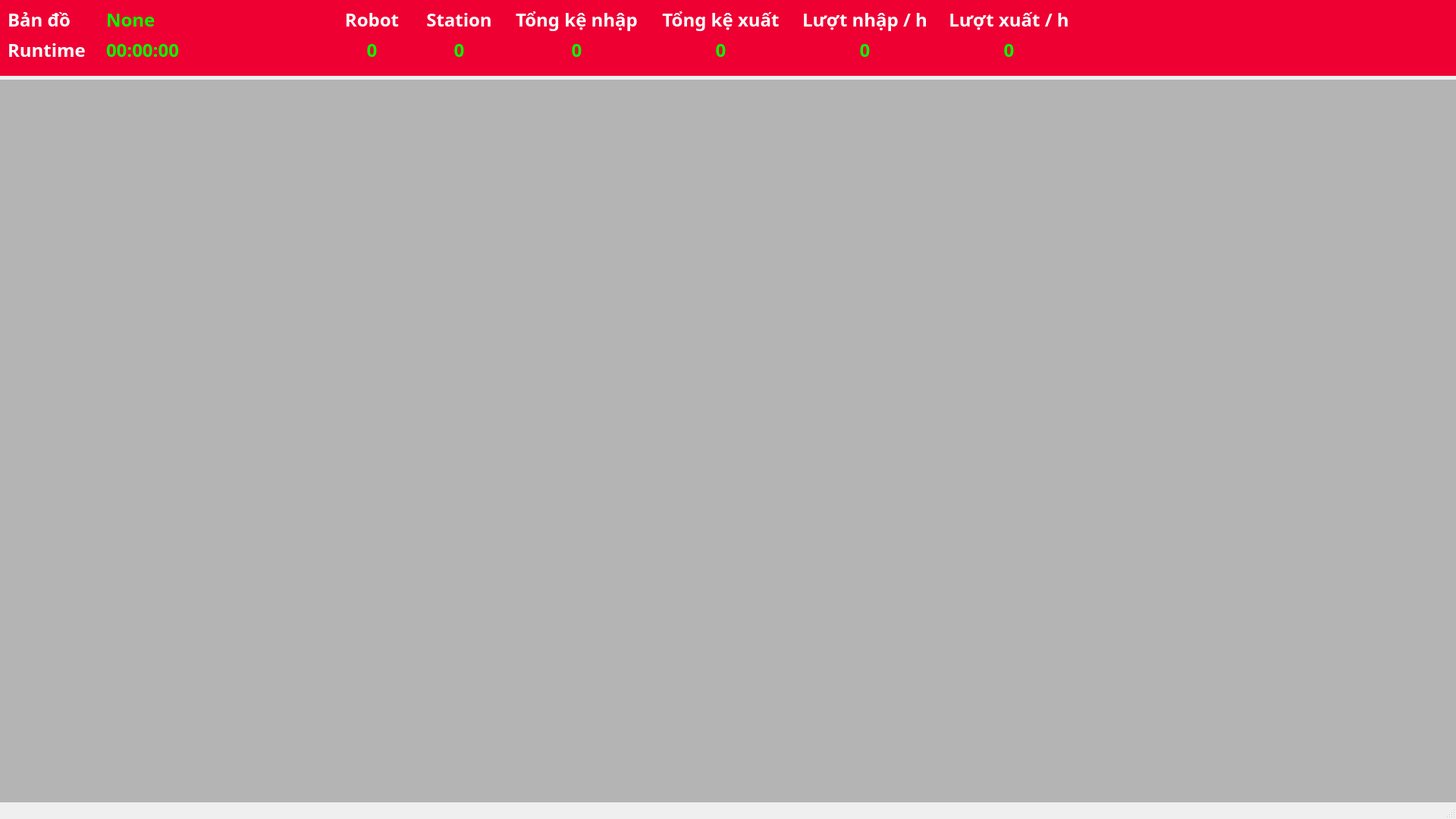
<?xml version="1.0" encoding="UTF-8"?>
<ui version="4.0">
 <class>MainWindow</class>
 <widget class="QMainWindow" name="MainWindow">
  <property name="geometry">
   <rect>
    <x>0</x>
    <y>0</y>
    <width>1920</width>
    <height>1080</height>
   </rect>
  </property>
  <property name="windowTitle">
   <string>MainWindow</string>
  </property>
  <property name="styleSheet">
   <string notr="true"/>
  </property>
  <property name="dockOptions">
   <set>QMainWindow::AllowTabbedDocks|QMainWindow::AnimatedDocks</set>
  </property>
  <widget class="QWidget" name="centralwidget">
   <widget class="QWidget" name="widget" native="true">
    <property name="geometry">
     <rect>
      <x>0</x>
      <y>0</y>
      <width>1920</width>
      <height>100</height>
     </rect>
    </property>
    <property name="styleSheet">
     <string notr="true">background-color: rgb(238, 0, 51);</string>
    </property>
    <widget class="QLabel" name="label">
     <property name="geometry">
      <rect>
       <x>10</x>
       <y>10</y>
       <width>111</width>
       <height>31</height>
      </rect>
     </property>
     <property name="font">
      <font>
       <family>Arial Black</family>
       <pointsize>18</pointsize>
       <weight>75</weight>
       <bold>true</bold>
      </font>
     </property>
     <property name="styleSheet">
      <string notr="true">color: rgb(255, 255, 255);</string>
     </property>
     <property name="text">
      <string>Bản đồ</string>
     </property>
    </widget>
    <widget class="QLabel" name="lb_map_name">
     <property name="geometry">
      <rect>
       <x>140</x>
       <y>10</y>
       <width>301</width>
       <height>31</height>
      </rect>
     </property>
     <property name="font">
      <font>
       <family>Arial Black</family>
       <pointsize>18</pointsize>
       <weight>75</weight>
       <bold>true</bold>
      </font>
     </property>
     <property name="styleSheet">
      <string notr="true">color: rgb(0, 255, 0);</string>
     </property>
     <property name="text">
      <string>None</string>
     </property>
    </widget>
    <widget class="QLabel" name="lb_number_robot">
     <property name="geometry">
      <rect>
       <x>440</x>
       <y>50</y>
       <width>101</width>
       <height>31</height>
      </rect>
     </property>
     <property name="font">
      <font>
       <family>Arial Black</family>
       <pointsize>18</pointsize>
       <weight>75</weight>
       <bold>true</bold>
      </font>
     </property>
     <property name="styleSheet">
      <string notr="true">color: rgb(0, 255, 0);</string>
     </property>
     <property name="text">
      <string>0</string>
     </property>
     <property name="alignment">
      <set>Qt::AlignCenter</set>
     </property>
    </widget>
    <widget class="QLabel" name="label_4">
     <property name="geometry">
      <rect>
       <x>440</x>
       <y>10</y>
       <width>101</width>
       <height>31</height>
      </rect>
     </property>
     <property name="font">
      <font>
       <family>Arial Black</family>
       <pointsize>18</pointsize>
       <weight>75</weight>
       <bold>true</bold>
      </font>
     </property>
     <property name="styleSheet">
      <string notr="true">color: rgb(255, 255, 255);</string>
     </property>
     <property name="text">
      <string>Robot</string>
     </property>
     <property name="alignment">
      <set>Qt::AlignCenter</set>
     </property>
    </widget>
    <widget class="QLabel" name="label_5">
     <property name="geometry">
      <rect>
       <x>540</x>
       <y>10</y>
       <width>131</width>
       <height>31</height>
      </rect>
     </property>
     <property name="font">
      <font>
       <family>Arial Black</family>
       <pointsize>18</pointsize>
       <weight>75</weight>
       <bold>true</bold>
      </font>
     </property>
     <property name="styleSheet">
      <string notr="true">color: rgb(255, 255, 255);</string>
     </property>
     <property name="text">
      <string>Station</string>
     </property>
     <property name="alignment">
      <set>Qt::AlignCenter</set>
     </property>
    </widget>
    <widget class="QLabel" name="lb_num_station">
     <property name="geometry">
      <rect>
       <x>540</x>
       <y>50</y>
       <width>131</width>
       <height>31</height>
      </rect>
     </property>
     <property name="font">
      <font>
       <family>Arial Black</family>
       <pointsize>18</pointsize>
       <weight>75</weight>
       <bold>true</bold>
      </font>
     </property>
     <property name="styleSheet">
      <string notr="true">color: rgb(0, 255, 0);</string>
     </property>
     <property name="text">
      <string>0</string>
     </property>
     <property name="alignment">
      <set>Qt::AlignCenter</set>
     </property>
    </widget>
    <widget class="QLabel" name="lb_runtime">
     <property name="geometry">
      <rect>
       <x>140</x>
       <y>50</y>
       <width>301</width>
       <height>31</height>
      </rect>
     </property>
     <property name="font">
      <font>
       <family>Arial Black</family>
       <pointsize>18</pointsize>
       <weight>75</weight>
       <bold>true</bold>
      </font>
     </property>
     <property name="styleSheet">
      <string notr="true">color: rgb(0, 255, 0);</string>
     </property>
     <property name="text">
      <string>00:00:00</string>
     </property>
    </widget>
    <widget class="QLabel" name="label_10">
     <property name="geometry">
      <rect>
       <x>10</x>
       <y>50</y>
       <width>121</width>
       <height>31</height>
      </rect>
     </property>
     <property name="font">
      <font>
       <family>Arial Black</family>
       <pointsize>18</pointsize>
       <weight>75</weight>
       <bold>true</bold>
      </font>
     </property>
     <property name="styleSheet">
      <string notr="true">color: rgb(255, 255, 255);</string>
     </property>
     <property name="text">
      <string>Runtime</string>
     </property>
    </widget>
    <widget class="QLabel" name="label_8">
     <property name="geometry">
      <rect>
       <x>670</x>
       <y>10</y>
       <width>181</width>
       <height>31</height>
      </rect>
     </property>
     <property name="font">
      <font>
       <family>Arial Black</family>
       <pointsize>18</pointsize>
       <weight>75</weight>
       <bold>true</bold>
      </font>
     </property>
     <property name="styleSheet">
      <string notr="true">color: rgb(255, 255, 255);</string>
     </property>
     <property name="text">
      <string>Tổng kệ nhập</string>
     </property>
     <property name="alignment">
      <set>Qt::AlignCenter</set>
     </property>
    </widget>
    <widget class="QLabel" name="lb_pph_2">
     <property name="geometry">
      <rect>
       <x>670</x>
       <y>50</y>
       <width>181</width>
       <height>31</height>
      </rect>
     </property>
     <property name="font">
      <font>
       <family>Arial Black</family>
       <pointsize>18</pointsize>
       <weight>75</weight>
       <bold>true</bold>
      </font>
     </property>
     <property name="styleSheet">
      <string notr="true">color: rgb(0, 255, 0);</string>
     </property>
     <property name="text">
      <string>0</string>
     </property>
     <property name="alignment">
      <set>Qt::AlignCenter</set>
     </property>
    </widget>
    <widget class="QLabel" name="lb_pph_3">
     <property name="geometry">
      <rect>
       <x>860</x>
       <y>50</y>
       <width>181</width>
       <height>31</height>
      </rect>
     </property>
     <property name="font">
      <font>
       <family>Arial Black</family>
       <pointsize>18</pointsize>
       <weight>75</weight>
       <bold>true</bold>
      </font>
     </property>
     <property name="styleSheet">
      <string notr="true">color: rgb(0, 255, 0);</string>
     </property>
     <property name="text">
      <string>0</string>
     </property>
     <property name="alignment">
      <set>Qt::AlignCenter</set>
     </property>
    </widget>
    <widget class="QLabel" name="label_9">
     <property name="geometry">
      <rect>
       <x>860</x>
       <y>10</y>
       <width>181</width>
       <height>31</height>
      </rect>
     </property>
     <property name="font">
      <font>
       <family>Arial Black</family>
       <pointsize>18</pointsize>
       <weight>75</weight>
       <bold>true</bold>
      </font>
     </property>
     <property name="styleSheet">
      <string notr="true">color: rgb(255, 255, 255);</string>
     </property>
     <property name="text">
      <string>Tổng kệ xuất</string>
     </property>
     <property name="alignment">
      <set>Qt::AlignCenter</set>
     </property>
    </widget>
    <widget class="QLabel" name="lb_pph_4">
     <property name="geometry">
      <rect>
       <x>1050</x>
       <y>50</y>
       <width>181</width>
       <height>31</height>
      </rect>
     </property>
     <property name="font">
      <font>
       <family>Arial Black</family>
       <pointsize>18</pointsize>
       <weight>75</weight>
       <bold>true</bold>
      </font>
     </property>
     <property name="styleSheet">
      <string notr="true">color: rgb(0, 255, 0);</string>
     </property>
     <property name="text">
      <string>0</string>
     </property>
     <property name="alignment">
      <set>Qt::AlignCenter</set>
     </property>
    </widget>
    <widget class="QLabel" name="label_11">
     <property name="geometry">
      <rect>
       <x>1050</x>
       <y>10</y>
       <width>181</width>
       <height>31</height>
      </rect>
     </property>
     <property name="font">
      <font>
       <family>Arial Black</family>
       <pointsize>18</pointsize>
       <weight>75</weight>
       <bold>true</bold>
      </font>
     </property>
     <property name="styleSheet">
      <string notr="true">color: rgb(255, 255, 255);</string>
     </property>
     <property name="text">
      <string>Lượt nhập / h</string>
     </property>
     <property name="alignment">
      <set>Qt::AlignCenter</set>
     </property>
    </widget>
    <widget class="QLabel" name="label_12">
     <property name="geometry">
      <rect>
       <x>1240</x>
       <y>10</y>
       <width>181</width>
       <height>31</height>
      </rect>
     </property>
     <property name="font">
      <font>
       <family>Arial Black</family>
       <pointsize>18</pointsize>
       <weight>75</weight>
       <bold>true</bold>
      </font>
     </property>
     <property name="styleSheet">
      <string notr="true">color: rgb(255, 255, 255);</string>
     </property>
     <property name="text">
      <string>Lượt xuất / h</string>
     </property>
     <property name="alignment">
      <set>Qt::AlignCenter</set>
     </property>
    </widget>
    <widget class="QLabel" name="lb_pph_5">
     <property name="geometry">
      <rect>
       <x>1240</x>
       <y>50</y>
       <width>181</width>
       <height>31</height>
      </rect>
     </property>
     <property name="font">
      <font>
       <family>Arial Black</family>
       <pointsize>18</pointsize>
       <weight>75</weight>
       <bold>true</bold>
      </font>
     </property>
     <property name="styleSheet">
      <string notr="true">color: rgb(0, 255, 0);</string>
     </property>
     <property name="text">
      <string>0</string>
     </property>
     <property name="alignment">
      <set>Qt::AlignCenter</set>
     </property>
    </widget>
   </widget>
   <widget class="QWidget" name="wid_monitor" native="true">
    <property name="geometry">
     <rect>
      <x>0</x>
      <y>105</y>
      <width>1920</width>
      <height>975</height>
     </rect>
    </property>
    <property name="styleSheet">
     <string notr="true">background-color: rgb(181, 180, 180);</string>
    </property>
   </widget>
  </widget>
  <widget class="QStatusBar" name="statusbar"/>
 </widget>
 <resources/>
 <connections/>
</ui>
